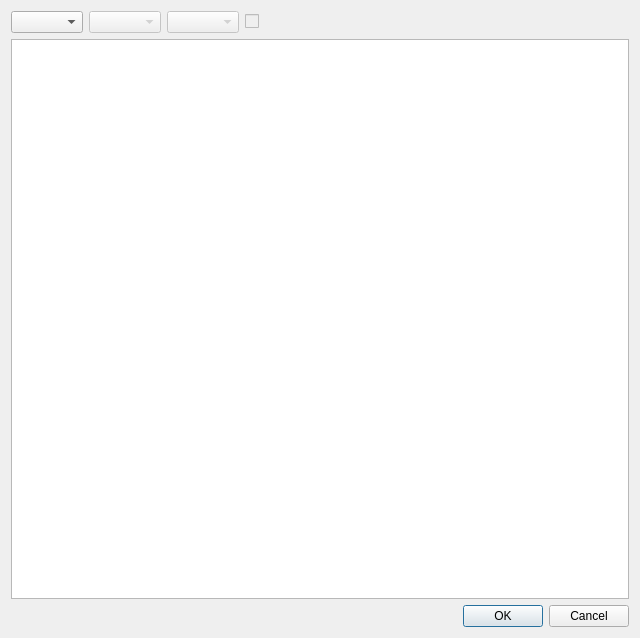
<?xml version="1.0" encoding="UTF-8"?>
<ui version="4.0">
 <class>Dialog</class>
 <widget class="QDialog" name="Dialog">
  <property name="geometry">
   <rect>
    <x>0</x>
    <y>0</y>
    <width>640</width>
    <height>638</height>
   </rect>
  </property>
  <property name="windowTitle">
   <string>Dialog</string>
  </property>
  <layout class="QVBoxLayout" name="verticalLayout">
   <item>
    <layout class="QHBoxLayout" name="horizontalLayout_26">
     <item>
      <widget class="QComboBox" name="character_select">
       <property name="sizePolicy">
        <sizepolicy hsizetype="Preferred" vsizetype="Fixed">
         <horstretch>0</horstretch>
         <verstretch>0</verstretch>
        </sizepolicy>
       </property>
      </widget>
     </item>
     <item>
      <widget class="QComboBox" name="palette_select">
       <property name="enabled">
        <bool>false</bool>
       </property>
      </widget>
     </item>
     <item>
      <widget class="QComboBox" name="slot_select">
       <property name="enabled">
        <bool>false</bool>
       </property>
       <property name="sizePolicy">
        <sizepolicy hsizetype="Preferred" vsizetype="Fixed">
         <horstretch>0</horstretch>
         <verstretch>0</verstretch>
        </sizepolicy>
       </property>
      </widget>
     </item>
     <item>
      <widget class="QCheckBox" name="ms_checkbox">
       <property name="enabled">
        <bool>false</bool>
       </property>
       <property name="text">
        <string/>
       </property>
      </widget>
     </item>
     <item>
      <spacer name="horizontalSpacer">
       <property name="orientation">
        <enum>Qt::Horizontal</enum>
       </property>
       <property name="sizeHint" stdset="0">
        <size>
         <width>40</width>
         <height>20</height>
        </size>
       </property>
      </spacer>
     </item>
    </layout>
   </item>
   <item>
    <widget class="QGraphicsView" name="sprite_preview"/>
   </item>
   <item>
    <widget class="QDialogButtonBox" name="buttonBox">
     <property name="orientation">
      <enum>Qt::Horizontal</enum>
     </property>
     <property name="standardButtons">
      <set>QDialogButtonBox::Cancel|QDialogButtonBox::Ok</set>
     </property>
    </widget>
   </item>
  </layout>
 </widget>
 <resources/>
 <connections>
  <connection>
   <sender>buttonBox</sender>
   <signal>accepted()</signal>
   <receiver>Dialog</receiver>
   <slot>accept()</slot>
   <hints>
    <hint type="sourcelabel">
     <x>248</x>
     <y>254</y>
    </hint>
    <hint type="destinationlabel">
     <x>157</x>
     <y>274</y>
    </hint>
   </hints>
  </connection>
  <connection>
   <sender>buttonBox</sender>
   <signal>rejected()</signal>
   <receiver>Dialog</receiver>
   <slot>reject()</slot>
   <hints>
    <hint type="sourcelabel">
     <x>316</x>
     <y>260</y>
    </hint>
    <hint type="destinationlabel">
     <x>286</x>
     <y>274</y>
    </hint>
   </hints>
  </connection>
 </connections>
</ui>
